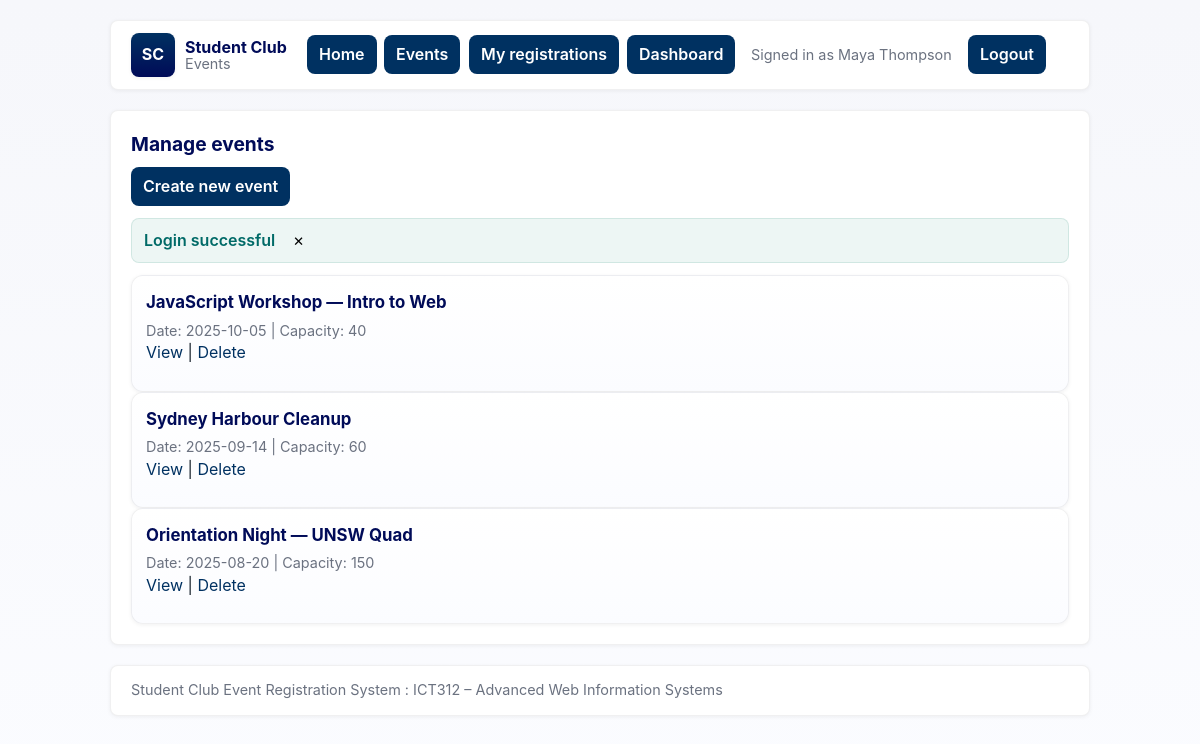
Screenshot of /src/admin/events.php (signed in) with the database file from the repository.
### tables this page shows
CREATE TABLE IF NOT EXISTS events (
  id INT AUTO_INCREMENT PRIMARY KEY,
  title VARCHAR(150) NOT NULL,
  description TEXT,
  event_date DATE,
  capacity INT DEFAULT 0,
  created_at TIMESTAMP DEFAULT CURRENT_TIMESTAMP
);

### src/admin/events.php (the view, shortened to what this page needs)
<?php
require_once __DIR__ . '/../../config/db.php';
$events = $pdo->query('SELECT * FROM events ORDER BY event_date DESC')->fetchAll();
include __DIR__ . '/../templates/header.php';
?>
<h2>Manage events</h2>
<p><a href="../events/create.php" class="btn">Create new event</a></p>
<?php if (!empty($_SESSION['flash'])): ?>
  <div class="alert success"><?php echo htmlspecialchars($_SESSION['flash']); unset($_SESSION['flash']); ?></div>
<?php endif; ?>
<?php if (empty($events)): ?>
  <p>No events yet.</p>
<?php else: ?>
  <?php foreach ($events as $e): ?>
    <div class="event">
      <h3><?php echo htmlspecialchars($e['title']); ?></h3>
      <div class="small">Date: <?php echo htmlspecialchars($e['event_date']); ?> | Capacity: <?php echo (int)$e['capacity']; ?></div>
      <p><a href="../events/view.php?id=<?php echo (int)$e['id']; ?>">View</a> | <a href="events.php?delete=<?php echo (int)$e['id']; ?>">Delete</a></p>
    </div>
  <?php endforeach; ?>
<?php endif; ?>
<?php include __DIR__ . '/../templates/footer.php'; ?>

### assets/css/styles.css (style rules this page uses)
:root { --brand-900: #000B58; --brand-800: #003161; --accent: #006A67; --warm: #FDEB9E; --bg: #f6f7fb; --card-bg: #ffffff; --muted: #6b7280; --border: rgba(2, 6, 23, 0.06); --radius: 10px; --gap: 14px; --shadow-sm: 0 1px 4px rgba(2, 6, 23, 0.06); --shadow-md: 0 6px 18px rgba(2, 6, 23, 0.08); --transition-fast: 180ms cubic-bezier(.2, .9, .2, 1); --transition-med: 260ms cubic-bezier(.2, .9, .2, 1); --max-width: 980px; }
*, *::before, *::after { box-sizing: border-box; }
html, body { height: 100%; margin: 0; font-family: Inter, ui-sans-serif, system-ui, -apple-system, "Segoe UI", Roboto, "Helvetica Neue", Arial; background: linear-gradient(180deg, var(--bg) 0%, #fbfcff 100%); color: #0b1220; -webkit-font-smoothing: antialiased; -moz-osx-font-smoothing: grayscale; line-height: 1.45; font-size: 16px; }
a { color: var(--brand-800); text-decoration: none; }
.btn { display: inline-flex; align-items: center; gap: 8px; padding: 8px 12px; border-radius: 8px; font-weight: 600; cursor: pointer; border: none; background: var(--brand-800); color: white; text-decoration: none; box-shadow: none; transition: transform var(--transition-fast), box-shadow var(--transition-fast), background var(--transition-med); -webkit-tap-highlight-color: transparent; }
h1, h2, h3 { margin: 0 0 8px 0; color: var(--brand-900); font-weight: 700; }
h2 { font-size: 1.2rem; }
h3 { font-size: 1rem; }
p { margin: 0 0 12px 0; color: #16202b; }
.small { font-size: 0.9rem; color: var(--muted); }
.event { border-radius: 12px; padding: 14px; background: linear-gradient(180deg, #fff, #fbfcff); border: 1px solid var(--border); box-shadow: var(--shadow-sm); transition: transform var(--transition-fast), box-shadow var(--transition-fast), border-color var(--transition-fast); }
.event h3 { margin: 0 0 6px 0; color: var(--brand-900); font-size: 1.05rem; }
.alert { padding: 10px 12px; border-radius: 8px; margin-bottom: 12px; font-weight: 600; }
.alert.success { background: rgba(6, 122, 98, 0.07); color: var(--accent); border: 1px solid rgba(6, 122, 98, 0.12); }
a, button, .btn { will-change: transform; transition: transform var(--transition-fast), box-shadow var(--transition-fast), opacity var(--transition-fast); }

### src/templates/header.php (style rules this page uses)
body { visibility:visible }

### rows the page displays
events: title "JavaScript Workshop — Intro to Web", event_date "2025-10-05", capacity "40"
events: title "Sydney Harbour Cleanup", event_date "2025-09-14", capacity "60"
events: title "Orientation Night — UNSW Quad", event_date "2025-08-20", capacity "150"

### other values shown
$user['name'] "Maya Thompson"
$_SESSION['flash'] "Login successful"
